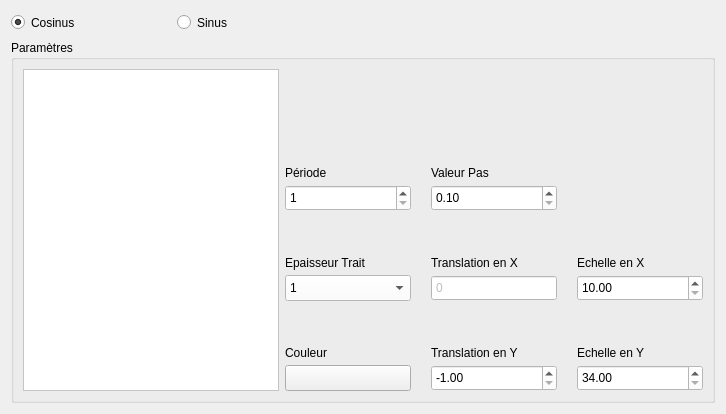
      <widget class="QWidget" name="TabTrigo">
       <attribute name="title">
        <string>Trigonométriques</string>
       </attribute>
       <layout class="QGridLayout" name="gridLayout_7">
        <item row="0" column="0">
         <layout class="QVBoxLayout" name="verticalLayout_3" stretch="15,70">
          <item>
           <layout class="QHBoxLayout" name="horizontalLayout_18" stretch="25,25,50">
            <property name="spacing">
             <number>0</number>
            </property>
            <property name="sizeConstraint">
             <enum>QLayout::SetMinAndMaxSize</enum>
            </property>
            <item>
             <widget class="QRadioButton" name="radioCosinus">
              <property name="minimumSize">
               <size>
                <width>166</width>
                <height>23</height>
               </size>
              </property>
              <property name="maximumSize">
               <size>
                <width>166</width>
                <height>23</height>
               </size>
              </property>
              <property name="text">
               <string>Cosinus</string>
              </property>
              <property name="checked">
               <bool>true</bool>
              </property>
             </widget>
            </item>
            <item>
             <widget class="QRadioButton" name="radioSinus">
              <property name="minimumSize">
               <size>
                <width>166</width>
                <height>23</height>
               </size>
              </property>
              <property name="maximumSize">
               <size>
                <width>166</width>
                <height>23</height>
               </size>
              </property>
              <property name="text">
               <string>Sinus</string>
              </property>
             </widget>
            </item>
            <item>
             <spacer name="horizontalSpacer">
              <property name="orientation">
               <enum>Qt::Horizontal</enum>
              </property>
              <property name="sizeHint" stdset="0">
               <size>
                <width>40</width>
                <height>20</height>
               </size>
              </property>
             </spacer>
            </item>
           </layout>
          </item>
          <item>
           <layout class="QHBoxLayout" name="horizontalLayout_19">
            <item>
             <widget class="QGroupBox" name="groupBoxParametreMath_2">
              <property name="title">
               <string>Paramètres</string>
              </property>
              <layout class="QHBoxLayout" name="horizontalLayout_20" stretch="35,65">
               <item>
                <layout class="QHBoxLayout" name="horizontalLayout_21">
                 <item>
                  <widget class="QListWidget" name="LstTrigo">
                   <property name="minimumSize">
                    <size>
                     <width>230</width>
                     <height>270</height>
                    </size>
                   </property>
                   <property name="styleSheet">
                    <string notr="true">background-color: rgb(255, 255, 255);</string>
                   </property>
                  </widget>
                 </item>
                </layout>
               </item>
               <item>
                <layout class="QGridLayout" name="gridLayout_5" rowstretch="10,0,0,0,0,0,0,0,0,0,0" columnstretch="0,0,0">
                 <property name="topMargin">
                  <number>4</number>
                 </property>
                 <property name="bottomMargin">
                  <number>0</number>
                 </property>
                 <property name="horizontalSpacing">
                  <number>20</number>
                 </property>
                 <property name="verticalSpacing">
                  <number>5</number>
                 </property>
                 <item row="10" column="2" alignment="Qt::AlignVCenter">
                  <widget class="QDoubleSpinBox" name="spinEchelleYTrigo">
                   <property name="minimumSize">
                    <size>
                     <width>126</width>
                     <height>26</height>
                    </size>
                   </property>
                   <property name="maximumSize">
                    <size>
                     <width>126</width>
                     <height>26</height>
                    </size>
                   </property>
                   <property name="toolTip">
                    <string>Décimale comprise entre 34 et 37</string>
                   </property>
                   <property name="styleSheet">
                    <string notr="true">background-color: rgb(255, 255, 255);
font: 11pt &quot;Arial&quot;;</string>
                   </property>
                   <property name="locale">
                    <locale language="English" country="UnitedStates"/>
                   </property>
                   <property name="minimum">
                    <double>34.000000000000000</double>
                   </property>
                   <property name="maximum">
                    <double>37.000000000000000</double>
                   </property>
                   <property name="singleStep">
                    <double>0.010000000000000</double>
                   </property>
                  </widget>
                 </item>
                 <item row="0" column="1">
                  <widget class="QLabel" name="label">
                   <property name="minimumSize">
                    <size>
                     <width>0</width>
                     <height>17</height>
                    </size>
                   </property>
                   <property name="maximumSize">
                    <size>
                     <width>16777215</width>
                     <height>17</height>
                    </size>
                   </property>
                   <property name="text">
                    <string/>
                   </property>
                  </widget>
                 </item>
                 <item row="2" column="0">
                  <spacer name="verticalSpacer_7">
                   <property name="orientation">
                    <enum>Qt::Vertical</enum>
                   </property>
                   <property name="sizeHint" stdset="0">
                    <size>
                     <width>20</width>
                     <height>40</height>
                    </size>
                   </property>
                  </spacer>
                 </item>
                 <item row="1" column="1">
                  <widget class="QLabel" name="label_2">
                   <property name="minimumSize">
                    <size>
                     <width>0</width>
                     <height>26</height>
                    </size>
                   </property>
                   <property name="maximumSize">
                    <size>
                     <width>16777215</width>
                     <height>26</height>
                    </size>
                   </property>
                   <property name="text">
                    <string/>
                   </property>
                  </widget>
                 </item>
                 <item row="3" column="1">
                  <widget class="QLabel" name="lblValeurPasTrigo">
                   <property name="maximumSize">
                    <size>
                     <width>125</width>
                     <height>17</height>
                    </size>
                   </property>
                   <property name="styleSheet">
                    <string notr="true">font: 11pt &quot;Arial&quot;;
</string>
                   </property>
                   <property name="text">
                    <string>Valeur Pas</string>
                   </property>
                  </widget>
                 </item>
                 <item row="3" column="0">
                  <widget class="QLabel" name="lblPeriodeTrigo">
                   <property name="maximumSize">
                    <size>
                     <width>126</width>
                     <height>17</height>
                    </size>
                   </property>
                   <property name="styleSheet">
                    <string notr="true">font: 11pt &quot;Arial&quot;;</string>
                   </property>
                   <property name="text">
                    <string>Période</string>
                   </property>
                  </widget>
                 </item>
                 <item row="4" column="1" alignment="Qt::AlignVCenter">
                  <widget class="QDoubleSpinBox" name="spinValeurPasTrigo">
                   <property name="minimumSize">
                    <size>
                     <width>126</width>
                     <height>26</height>
                    </size>
                   </property>
                   <property name="maximumSize">
                    <size>
                     <width>126</width>
                     <height>26</height>
                    </size>
                   </property>
                   <property name="toolTip">
                    <string>Décimale comprise entre 0.1 et 1.5</string>
                   </property>
                   <property name="styleSheet">
                    <string notr="true">background-color: rgb(255, 255, 255);
font: 11pt &quot;Arial&quot;;</string>
                   </property>
                   <property name="locale">
                    <locale language="English" country="UnitedStates"/>
                   </property>
                   <property name="minimum">
                    <double>0.100000000000000</double>
                   </property>
                   <property name="maximum">
                    <double>1.500000000000000</double>
                   </property>
                   <property name="singleStep">
                    <double>0.010000000000000</double>
                   </property>
                  </widget>
                 </item>
                 <item row="5" column="0">
                  <spacer name="verticalSpacer_8">
                   <property name="orientation">
                    <enum>Qt::Vertical</enum>
                   </property>
                   <property name="sizeHint" stdset="0">
                    <size>
                     <width>20</width>
                     <height>40</height>
                    </size>
                   </property>
                  </spacer>
                 </item>
                 <item row="4" column="0" alignment="Qt::AlignVCenter">
                  <widget class="QSpinBox" name="spinPeriodeTrigo">
                   <property name="minimumSize">
                    <size>
                     <width>126</width>
                     <height>26</height>
                    </size>
                   </property>
                   <property name="maximumSize">
                    <size>
                     <width>126</width>
                     <height>26</height>
                    </size>
                   </property>
                   <property name="toolTip">
                    <string>Entier compris entre 1 et 3</string>
                   </property>
                   <property name="styleSheet">
                    <string notr="true">background-color: rgb(255, 255, 255);
font: 11pt &quot;Arial&quot;;</string>
                   </property>
                   <property name="locale">
                    <locale language="English" country="Kenya"/>
                   </property>
                   <property name="minimum">
                    <number>1</number>
                   </property>
                   <property name="maximum">
                    <number>3</number>
                   </property>
                  </widget>
                 </item>
                 <item row="6" column="1">
                  <widget class="QLabel" name="lblTransXTrigo">
                   <property name="maximumSize">
                    <size>
                     <width>125</width>
                     <height>17</height>
                    </size>
                   </property>
                   <property name="styleSheet">
                    <string notr="true">font: 11pt &quot;Arial&quot;;</string>
                   </property>
                   <property name="text">
                    <string>Translation en X</string>
                   </property>
                  </widget>
                 </item>
                 <item row="6" column="0">
                  <widget class="QLabel" name="lblEpaisseurTraitTrigo">
                   <property name="maximumSize">
                    <size>
                     <width>126</width>
                     <height>17</height>
                    </size>
                   </property>
                   <property name="styleSheet">
                    <string notr="true">font: 11pt &quot;Arial&quot;;</string>
                   </property>
                   <property name="text">
                    <string>Epaisseur Trait</string>
                   </property>
                  </widget>
                 </item>
                 <item row="6" column="2">
                  <widget class="QLabel" name="lblEchelleXTrigo">
                   <property name="maximumSize">
                    <size>
                     <width>126</width>
                     <height>17</height>
                    </size>
                   </property>
                   <property name="styleSheet">
                    <string notr="true">font: 11pt &quot;Arial&quot;;</string>
                   </property>
                   <property name="text">
                    <string>Echelle en X</string>
                   </property>
                  </widget>
                 </item>
                 <item row="7" column="0" alignment="Qt::AlignVCenter">
                  <widget class="QComboBox" name="comboEpaisseurTrigo">
                   <property name="minimumSize">
                    <size>
                     <width>126</width>
                     <height>26</height>
                    </size>
                   </property>
                   <property name="maximumSize">
                    <size>
                     <width>126</width>
                     <height>26</height>
                    </size>
                   </property>
                   <property name="toolTip">
                    <string>Entier compris entre 1 et 2</string>
                   </property>
                   <property name="styleSheet">
                    <string notr="true">background-color: rgb(255, 255, 255);
font: 11pt &quot;Arial&quot;;</string>
                   </property>
                   <property name="locale">
                    <locale language="English" country="UnitedStates"/>
                   </property>
                   <item>
                    <property name="text">
                     <string>1</string>
                    </property>
                   </item>
                   <item>
                    <property name="text">
                     <string>2</string>
                    </property>
                   </item>
                  </widget>
                 </item>
                 <item row="8" column="0">
                  <spacer name="verticalSpacer_9">
                   <property name="orientation">
                    <enum>Qt::Vertical</enum>
                   </property>
                   <property name="sizeHint" stdset="0">
                    <size>
                     <width>20</width>
                     <height>40</height>
                    </size>
                   </property>
                  </spacer>
                 </item>
                 <item row="7" column="2" alignment="Qt::AlignVCenter">
                  <widget class="QDoubleSpinBox" name="spinEchelleXTrigo">
                   <property name="minimumSize">
                    <size>
                     <width>126</width>
                     <height>26</height>
                    </size>
                   </property>
                   <property name="maximumSize">
                    <size>
                     <width>126</width>
                     <height>26</height>
                    </size>
                   </property>
                   <property name="toolTip">
                    <string>Décimale comprise entre 10 et 12</string>
                   </property>
                   <property name="styleSheet">
                    <string notr="true">background-color: rgb(255, 255, 255);
font: 11pt &quot;Arial&quot;;</string>
                   </property>
                   <property name="locale">
                    <locale language="English" country="UnitedStates"/>
                   </property>
                   <property name="minimum">
                    <double>10.000000000000000</double>
                   </property>
                   <property name="maximum">
                    <double>12.000000000000000</double>
                   </property>
                   <property name="singleStep">
                    <double>0.010000000000000</double>
                   </property>
                  </widget>
                 </item>
                 <item row="9" column="0">
                  <widget class="QLabel" name="lblCouleurTrigo">
                   <property name="maximumSize">
                    <size>
                     <width>126</width>
                     <height>17</height>
                    </size>
                   </property>
                   <property name="styleSheet">
                    <string notr="true">font: 11pt &quot;Arial&quot;;</string>
                   </property>
                   <property name="text">
                    <string>Couleur</string>
                   </property>
                  </widget>
                 </item>
                 <item row="9" column="1">
                  <widget class="QLabel" name="lblTransYTrigo">
                   <property name="maximumSize">
                    <size>
                     <width>125</width>
                     <height>17</height>
                    </size>
                   </property>
                   <property name="styleSheet">
                    <string notr="true">font: 11pt &quot;Arial&quot;;</string>
                   </property>
                   <property name="text">
                    <string>Translation en Y</string>
                   </property>
                  </widget>
                 </item>
                 <item row="9" column="2">
                  <widget class="QLabel" name="lblEchelleYTrigo">
                   <property name="maximumSize">
                    <size>
                     <width>126</width>
                     <height>17</height>
                    </size>
                   </property>
                   <property name="styleSheet">
                    <string notr="true">font: 11pt &quot;Arial&quot;;</string>
                   </property>
                   <property name="text">
                    <string>Echelle en Y</string>
                   </property>
                  </widget>
                 </item>
                 <item row="10" column="0" alignment="Qt::AlignVCenter">
                  <widget class="QPushButton" name="BtnCouleurTrigo">
                   <property name="minimumSize">
                    <size>
                     <width>126</width>
                     <height>26</height>
                    </size>
                   </property>
                   <property name="maximumSize">
                    <size>
                     <width>126</width>
                     <height>26</height>
                    </size>
                   </property>
                   <property name="toolTip">
                    <string>Couleur quelconque</string>
                   </property>
                   <property name="styleSheet">
                    <string notr="true"/>
                   </property>
                   <property name="text">
                    <string/>
                   </property>
                  </widget>
                 </item>
                 <item row="10" column="1" alignment="Qt::AlignVCenter">
                  <widget class="QDoubleSpinBox" name="spinTransYTrigo">
                   <property name="minimumSize">
                    <size>
                     <width>126</width>
                     <height>26</height>
                    </size>
                   </property>
                   <property name="maximumSize">
                    <size>
                     <width>126</width>
                     <height>26</height>
                    </size>
                   </property>
                   <property name="toolTip">
                    <string>Décimale comprise entre -1 et 1</string>
                   </property>
                   <property name="styleSheet">
                    <string notr="true">background-color: rgb(255, 255, 255);
font: 11pt &quot;Arial&quot;;</string>
                   </property>
                   <property name="locale">
                    <locale language="English" country="UnitedStates"/>
                   </property>
                   <property name="minimum">
                    <double>-1.000000000000000</double>
                   </property>
                   <property name="maximum">
                    <double>1.000000000000000</double>
                   </property>
                   <property name="singleStep">
                    <double>0.010000000000000</double>
                   </property>
                   <property name="value">
                    <double>-1.000000000000000</double>
                   </property>
                  </widget>
                 </item>
                 <item row="7" column="1">
                  <widget class="QSpinBox" name="spinTransXTrigo">
                   <property name="enabled">
                    <bool>false</bool>
                   </property>
                   <property name="minimumSize">
                    <size>
                     <width>126</width>
                     <height>26</height>
                    </size>
                   </property>
                   <property name="maximumSize">
                    <size>
                     <width>126</width>
                     <height>26</height>
                    </size>
                   </property>
                   <property name="toolTip">
                    <string>Décimale toujours = 0</string>
                   </property>
                   <property name="statusTip">
                    <string>test</string>
                   </property>
                   <property name="styleSheet">
                    <string notr="true">background-color: rgb(255, 255, 255);</string>
                   </property>
                   <property name="buttonSymbols">
                    <enum>QAbstractSpinBox::NoButtons</enum>
                   </property>
                   <property name="maximum">
                    <number>0</number>
                   </property>
                  </widget>
                 </item>
                </layout>
               </item>
              </layout>
             </widget>
            </item>
           </layout>
          </item>
         </layout>
        </item>
       </layout>
      </widget>
